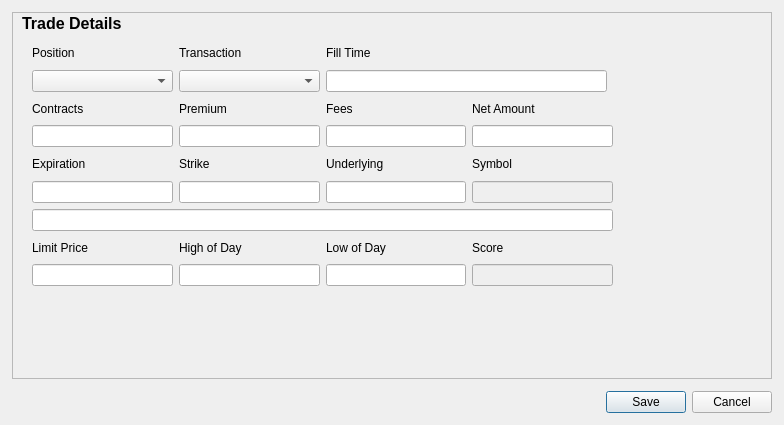
<?xml version="1.0" encoding="UTF-8"?>
<ui version="4.0">
 <class>tradeEntryDialog</class>
 <widget class="QDialog" name="tradeEntryDialog">
  <property name="geometry">
   <rect>
    <x>0</x>
    <y>0</y>
    <width>784</width>
    <height>425</height>
   </rect>
  </property>
  <property name="windowTitle">
   <string>Dialog</string>
  </property>
  <layout class="QVBoxLayout" name="verticalLayout">
   <property name="spacing">
    <number>12</number>
   </property>
   <property name="leftMargin">
    <number>12</number>
   </property>
   <property name="topMargin">
    <number>12</number>
   </property>
   <property name="rightMargin">
    <number>12</number>
   </property>
   <property name="bottomMargin">
    <number>12</number>
   </property>
   <item>
    <widget class="QFrame" name="tradeDetailsFrame">
     <property name="minimumSize">
      <size>
       <width>760</width>
       <height>240</height>
      </size>
     </property>
     <property name="accessibleName">
      <string/>
     </property>
     <property name="frameShape">
      <enum>QFrame::Shape::StyledPanel</enum>
     </property>
     <property name="frameShadow">
      <enum>QFrame::Shadow::Raised</enum>
     </property>
     <widget class="QLabel" name="label">
      <property name="geometry">
       <rect>
        <x>10</x>
        <y>-10</y>
        <width>541</width>
        <height>43</height>
       </rect>
      </property>
      <property name="font">
       <font>
        <pointsize>12</pointsize>
        <bold>true</bold>
       </font>
      </property>
      <property name="text">
       <string>Trade Details</string>
      </property>
     </widget>
     <widget class="QWidget" name="layoutWidget">
      <property name="geometry">
       <rect>
        <x>20</x>
        <y>30</y>
        <width>581</width>
        <height>244</height>
       </rect>
      </property>
      <layout class="QGridLayout" name="gridLayout" columnstretch="0,0,0,0">
       <item row="4" column="0">
        <widget class="QLabel" name="label_5">
         <property name="text">
          <string>Expiration</string>
         </property>
        </widget>
       </item>
       <item row="7" column="1">
        <widget class="QLabel" name="label_14">
         <property name="text">
          <string>High of Day</string>
         </property>
        </widget>
       </item>
       <item row="5" column="2">
        <widget class="QLineEdit" name="underlying"/>
       </item>
       <item row="7" column="2">
        <widget class="QLabel" name="label_15">
         <property name="text">
          <string>Low of Day</string>
         </property>
        </widget>
       </item>
       <item row="3" column="1">
        <widget class="MoneyLineEdit" name="premium">
         <property name="alignment">
          <set>Qt::AlignmentFlag::AlignRight|Qt::AlignmentFlag::AlignTrailing|Qt::AlignmentFlag::AlignVCenter</set>
         </property>
        </widget>
       </item>
       <item row="4" column="1">
        <widget class="QLabel" name="label_6">
         <property name="text">
          <string>Strike</string>
         </property>
        </widget>
       </item>
       <item row="3" column="3">
        <widget class="MoneyLineEdit" name="netAmount">
         <property name="focusPolicy">
          <enum>Qt::FocusPolicy::NoFocus</enum>
         </property>
         <property name="alignment">
          <set>Qt::AlignmentFlag::AlignRight|Qt::AlignmentFlag::AlignTrailing|Qt::AlignmentFlag::AlignVCenter</set>
         </property>
         <property name="readOnly">
          <bool>true</bool>
         </property>
        </widget>
       </item>
       <item row="2" column="0">
        <widget class="QLabel" name="label_9">
         <property name="text">
          <string>Contracts</string>
         </property>
        </widget>
       </item>
       <item row="2" column="1">
        <widget class="QLabel" name="label_10">
         <property name="text">
          <string>Premium</string>
         </property>
        </widget>
       </item>
       <item row="5" column="1">
        <widget class="MoneyLineEdit" name="strike">
         <property name="alignment">
          <set>Qt::AlignmentFlag::AlignRight|Qt::AlignmentFlag::AlignTrailing|Qt::AlignmentFlag::AlignVCenter</set>
         </property>
        </widget>
       </item>
       <item row="7" column="0">
        <widget class="QLabel" name="label_13">
         <property name="text">
          <string>Limit Price</string>
         </property>
        </widget>
       </item>
       <item row="7" column="3">
        <widget class="QLabel" name="label_16">
         <property name="text">
          <string>Score</string>
         </property>
        </widget>
       </item>
       <item row="4" column="3">
        <widget class="QLabel" name="label_7">
         <property name="text">
          <string>Symbol</string>
         </property>
        </widget>
       </item>
       <item row="3" column="2">
        <widget class="MoneyLineEdit" name="fees">
         <property name="alignment">
          <set>Qt::AlignmentFlag::AlignRight|Qt::AlignmentFlag::AlignTrailing|Qt::AlignmentFlag::AlignVCenter</set>
         </property>
        </widget>
       </item>
       <item row="5" column="3">
        <widget class="QLineEdit" name="symbol">
         <property name="enabled">
          <bool>false</bool>
         </property>
        </widget>
       </item>
       <item row="2" column="3">
        <widget class="QLabel" name="label_12">
         <property name="text">
          <string>Net Amount</string>
         </property>
        </widget>
       </item>
       <item row="2" column="2">
        <widget class="QLabel" name="label_11">
         <property name="text">
          <string>Fees</string>
         </property>
        </widget>
       </item>
       <item row="3" column="0">
        <widget class="IntLineEdit" name="contracts">
         <property name="alignment">
          <set>Qt::AlignmentFlag::AlignRight|Qt::AlignmentFlag::AlignTrailing|Qt::AlignmentFlag::AlignVCenter</set>
         </property>
        </widget>
       </item>
       <item row="4" column="2">
        <widget class="QLabel" name="label_8">
         <property name="text">
          <string>Underlying</string>
         </property>
        </widget>
       </item>
       <item row="8" column="0">
        <widget class="MoneyLineEdit" name="limitPrice">
         <property name="alignment">
          <set>Qt::AlignmentFlag::AlignRight|Qt::AlignmentFlag::AlignTrailing|Qt::AlignmentFlag::AlignVCenter</set>
         </property>
        </widget>
       </item>
       <item row="6" column="0" colspan="4">
        <widget class="QLineEdit" name="tradeNarrative"/>
       </item>
       <item row="8" column="1">
        <widget class="MoneyLineEdit" name="highOfDay">
         <property name="alignment">
          <set>Qt::AlignmentFlag::AlignRight|Qt::AlignmentFlag::AlignTrailing|Qt::AlignmentFlag::AlignVCenter</set>
         </property>
        </widget>
       </item>
       <item row="8" column="2">
        <widget class="MoneyLineEdit" name="lowOfDay">
         <property name="alignment">
          <set>Qt::AlignmentFlag::AlignRight|Qt::AlignmentFlag::AlignTrailing|Qt::AlignmentFlag::AlignVCenter</set>
         </property>
        </widget>
       </item>
       <item row="8" column="3">
        <widget class="QLineEdit" name="score">
         <property name="enabled">
          <bool>false</bool>
         </property>
         <property name="alignment">
          <set>Qt::AlignmentFlag::AlignRight|Qt::AlignmentFlag::AlignTrailing|Qt::AlignmentFlag::AlignVCenter</set>
         </property>
        </widget>
       </item>
       <item row="5" column="0">
        <widget class="DateLineEdit" name="expiration"/>
       </item>
       <item row="1" column="0">
        <widget class="QComboBox" name="position">
         <property name="placeholderText">
          <string>Choose a position...</string>
         </property>
        </widget>
       </item>
       <item row="0" column="0">
        <widget class="QLabel" name="label_2">
         <property name="text">
          <string>Position</string>
         </property>
        </widget>
       </item>
       <item row="0" column="1">
        <widget class="QLabel" name="label_3">
         <property name="text">
          <string>Transaction</string>
         </property>
        </widget>
       </item>
       <item row="1" column="1">
        <widget class="QComboBox" name="action"/>
       </item>
       <item row="0" column="2" colspan="2">
        <widget class="QLabel" name="label_4">
         <property name="text">
          <string>Fill Time</string>
         </property>
        </widget>
       </item>
       <item row="1" column="2" colspan="2">
        <widget class="DateTimeLineEdit" name="fillTime">
         <property name="maximumSize">
          <size>
           <width>281</width>
           <height>16777215</height>
          </size>
         </property>
        </widget>
       </item>
      </layout>
     </widget>
    </widget>
   </item>
   <item>
    <widget class="QDialogButtonBox" name="saveButtonBox">
     <property name="orientation">
      <enum>Qt::Orientation::Horizontal</enum>
     </property>
     <property name="standardButtons">
      <set>QDialogButtonBox::StandardButton::Cancel|QDialogButtonBox::StandardButton::Save</set>
     </property>
     <property name="centerButtons">
      <bool>false</bool>
     </property>
    </widget>
   </item>
  </layout>
 </widget>
 <customwidgets>
  <customwidget>
   <class>DateTimeLineEdit</class>
   <extends>QLineEdit</extends>
   <header>ebf_ui.widgets.custom.date_time_line_edit</header>
  </customwidget>
  <customwidget>
   <class>MoneyLineEdit</class>
   <extends>QLineEdit</extends>
   <header>ebf_ui.widgets.custom.money_line_edit</header>
  </customwidget>
  <customwidget>
   <class>IntLineEdit</class>
   <extends>QLineEdit</extends>
   <header>ebf_ui.widgets.custom.int_line_edit</header>
  </customwidget>
  <customwidget>
   <class>DateLineEdit</class>
   <extends>QLineEdit</extends>
   <header location="global">ebf_ui.widgets.custom.date_line_edit</header>
  </customwidget>
 </customwidgets>
 <tabstops>
  <tabstop>position</tabstop>
  <tabstop>fillTime</tabstop>
  <tabstop>contracts</tabstop>
  <tabstop>premium</tabstop>
  <tabstop>fees</tabstop>
  <tabstop>netAmount</tabstop>
  <tabstop>expiration</tabstop>
  <tabstop>strike</tabstop>
  <tabstop>underlying</tabstop>
  <tabstop>symbol</tabstop>
  <tabstop>tradeNarrative</tabstop>
  <tabstop>limitPrice</tabstop>
  <tabstop>highOfDay</tabstop>
  <tabstop>lowOfDay</tabstop>
  <tabstop>score</tabstop>
 </tabstops>
 <resources/>
 <connections>
  <connection>
   <sender>saveButtonBox</sender>
   <signal>accepted()</signal>
   <receiver>tradeEntryDialog</receiver>
   <slot>accept()</slot>
   <hints>
    <hint type="sourcelabel">
     <x>248</x>
     <y>254</y>
    </hint>
    <hint type="destinationlabel">
     <x>157</x>
     <y>274</y>
    </hint>
   </hints>
  </connection>
  <connection>
   <sender>saveButtonBox</sender>
   <signal>rejected()</signal>
   <receiver>tradeEntryDialog</receiver>
   <slot>reject()</slot>
   <hints>
    <hint type="sourcelabel">
     <x>316</x>
     <y>260</y>
    </hint>
    <hint type="destinationlabel">
     <x>286</x>
     <y>274</y>
    </hint>
   </hints>
  </connection>
 </connections>
</ui>
